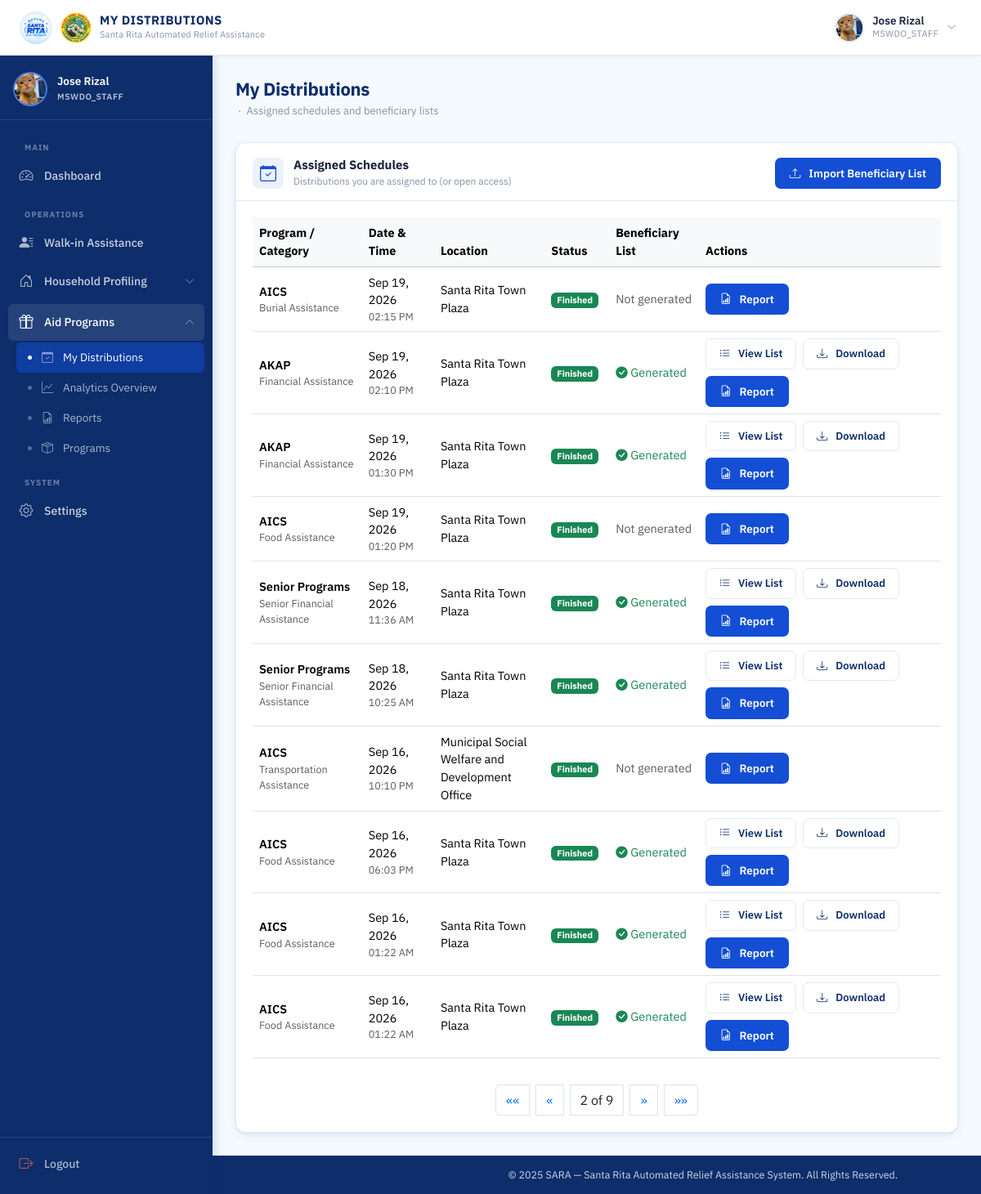
The app's page /staff/assigned-schedules/?page=2 (signed in), older data.
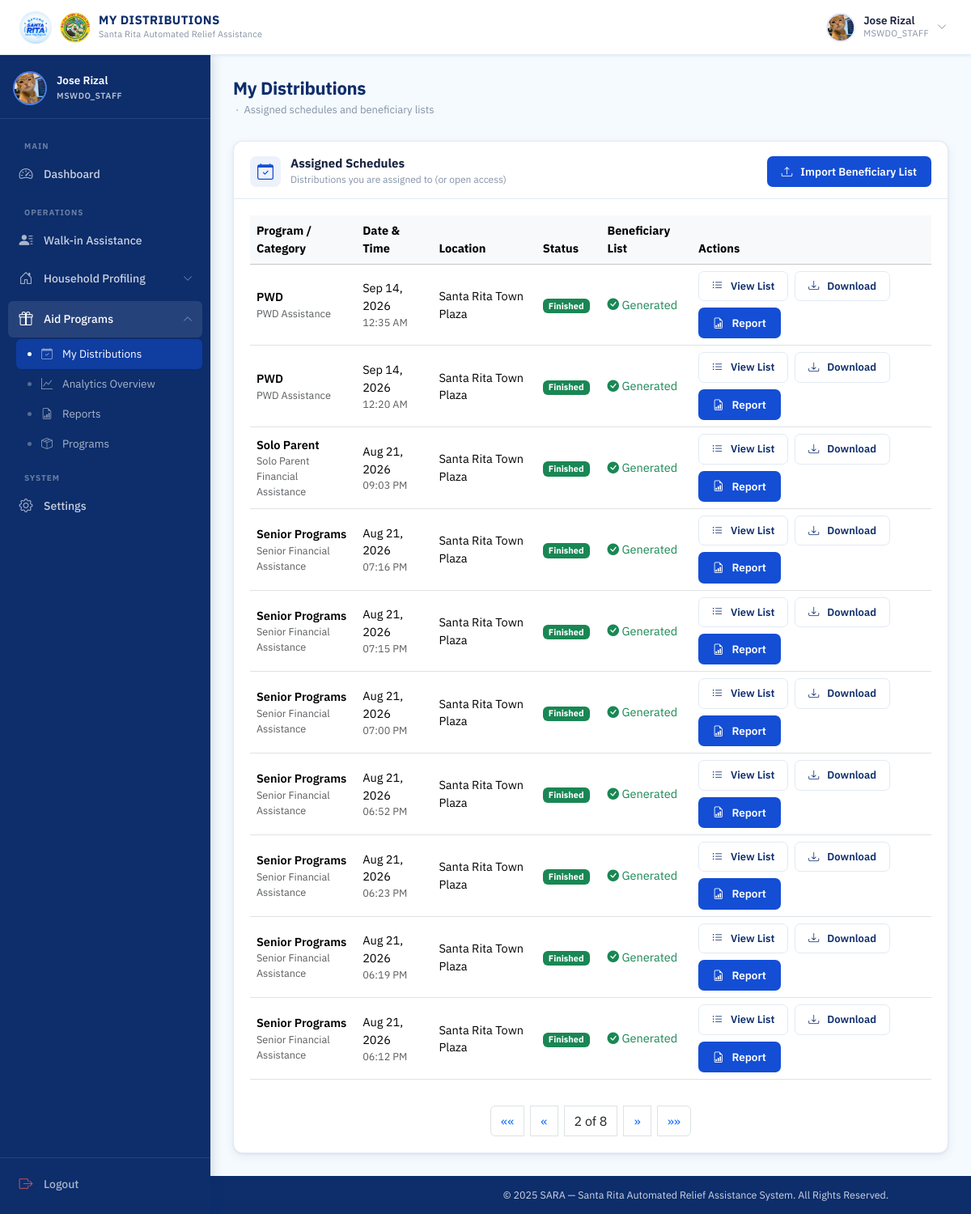
The same page, newer data.
### distribution/models.py (models this page shows, shortened)
class AidSchedule(models.Model):
    PRIORITIZATION_CHOICES = [
        ('LOWEST_INCOME_FIRST', 'Lowest Income First'),
        ('TYPHOON_PRIORITY', 'Typhoon/Vulnerability Priority'),
        ('DAYS_SINCE_LAST_ASSISTANCE', 'Longest Time Since Last Assistance'),
        ('SPECIAL_CATEGORY', 'Special Category (PWD/Senior/Solo Parent)'),
    ]
    assistance = models.ForeignKey(
        Assistance,
        on_delete=models.SET_NULL,
        null=True,
        blank=True,
        related_name='schedules'
    )
    budget = models.DecimalField(max_digits=12, decimal_places=2, default=0.00)
    per_beneficiary_amount = models.DecimalField(max_digits=10, decimal_places=2, default=0.00)
    prioritization_strategy = models.CharField(
        max_length=30,
        choices=PRIORITIZATION_CHOICES,
        default='LOWEST_INCOME_FIRST',
        help_text="Strategy used to rank eligible beneficiaries when generating the beneficiary list."
    )
    schedule_datetime = models.DateTimeField()
    is_finished = models.BooleanField(default=False)
    finished_at = models.DateTimeField(null=True, blank=True)
    finished_by = models.ForeignKey(settings.AUTH_USER_MODEL, on_delete=models.SET_NULL, null=True, related_name='+')
    finish_reason = models.CharField(
        max_length=20,
        choices=(('COMPLETED', 'All Beneficiaries Claimed'), ('FORCED', 'Manually Ended (Incomplete)'), ('CANCELLED', 'Cancelled'), ('OFFLINE', 'Offline Mode')),
        blank=True
    )
    location = models.CharField(max_length=255)
    location_lat = models.DecimalField(
        max_digits=10,
        decimal_places=7,
        null=True,
        blank=True,
        help_text="Latitude coordinate of the distribution location"
    )
    location_lng = models.DecimalField(
        max_digits=10,
        decimal_places=7,
        null=True,
        blank=True,
        help_text="Longitude coordinate of the distribution location"
    )
    barangay = models.ForeignKey(
        Barangay,
        on_delete=models.CASCADE,
        null=True,
        blank=True
    )
    is_active = models.BooleanField(default=True)
    created_at = models.DateTimeField(auto_now_add=True)
    created_by = models.ForeignKey(
        settings.AUTH_USER_MODEL,
        on_delete=models.SET_NULL,
        null=True,
        blank=True,
        related_name='created_schedules'
    )
    updated_at = models.DateTimeField(auto_now=True)
    last_edited_by = models.ForeignKey(
        settings.AUTH_USER_MODEL,
        on_delete=models.SET_NULL,
        null=True,
        blank=True,
        related_name='+'
    )

### programs/models.py (models this page shows, shortened)
class Assistance(models.Model):
    BENEFICIARY_TYPE = [
        ('individual', 'Individual'),
        ('family', 'Family'),
    ]
    AID_TYPE_CHOICES = (
        ('CASH', 'Cash Assistance'),
        ('GOODS', 'Goods-in-Kind (rice, noodles, canned goods, etc.)'),
    )
    PRIORITIZATION_CHOICES = (
        ('LOWEST_INCOME_FIRST', 'Lowest Income First'),
        ('TYPHOON_PRIORITY', 'Typhoon/Vulnerability Priority'),
        ('RANDOM', 'Random Among Eligible'),
    )
    program = models.ForeignKey(
        Program,
        on_delete=models.CASCADE,
        related_name='assistances'
    )
    aid_category = models.ForeignKey(
        AidCategory,
        on_delete=models.CASCADE,
        related_name='assistances'
    )
    beneficiary_type = models.CharField(
        max_length=20,
        choices=BENEFICIARY_TYPE,
        default='family'
    )
    prioritization_strategy = models.CharField(
        max_length=30, choices=PRIORITIZATION_CHOICES, default='LOWEST_INCOME_FIRST',
        help_text="How to rank eligible beneficiaries when there are more eligible than available slots."
    )
    aid_type = models.CharField(
        max_length=10, choices=AID_TYPE_CHOICES, default='CASH',
        help_text="Used by the Rotation Eligibility rule to alternate beneficiaries between cash and goods-based aid across distribution cycles."
    )
    minimum_age = models.PositiveIntegerField(
        null=True,
        blank=True,
        help_text="Leave blank if no age requirement."
    )
    requires_pwd = models.BooleanField(default=False)
    requires_solo_parent = models.BooleanField(default=False)
    requires_senior_citizen = models.BooleanField(default=False)
    is_active = models.BooleanField(default=True)
    created_at = models.DateTimeField(auto_now_add=True)
    class Meta:
        ordering = ['program', 'aid_category']
        unique_together = ('program', 'aid_category', 'beneficiary_type')

class Program(models.Model):
    name = models.CharField(max_length=100, unique=True)
    description = models.TextField(blank=True, null=True)
    is_active = models.BooleanField(default=True)
    is_emergency_program = models.BooleanField(default=False, help_text="Emergency programs bypass 90-day cooldown and rotation eligibility rules")
    allows_barangay_delegation = models.BooleanField(default=False, help_text="When enabled, MSWDO Admin can delegate barangay-scoped distributions to Barangay Admins")
    created_at = models.DateTimeField(auto_now_add=True)
    class Meta:
        ordering = ['name']

class AidCategory(models.Model):
    program = models.ForeignKey(
        Program,
        on_delete=models.CASCADE,
        related_name='aid_categories'
    )
    name = models.CharField(max_length=100)
    description = models.TextField(blank=True, null=True)
    is_active = models.BooleanField(default=True)
    class Meta:
        ordering = ['name']
        unique_together = ('program', 'name')

### distribution/views.py (the view)
# urls.py: path('staff/assigned-schedules/', views.staff_assigned_schedules, name='staff_assigned_schedules'),
@login_required
def staff_assigned_schedules(request):
    if request.user.role not in ('MSWDO_STAFF', 'BARANGAY'):
        return HttpResponseForbidden("Access Denied")
    from distribution.services import is_barangay_delegable
    from django.core.paginator import Paginator
    if request.user.role == 'MSWDO_STAFF':
        assigned_schedules_qs = AidSchedule.objects.filter(
            Q(assignments__staff=request.user) | Q(assignments__isnull=True)
        ).distinct().select_related(
            'assistance__program', 'assistance__aid_category'
        ).prefetch_related('assignments').order_by('-schedule_datetime')
    else:  # BARANGAY
        assigned_schedules_qs = AidSchedule.objects.filter(
            assignments__staff=request.user
        ).distinct().select_related(
            'assistance__program', 'assistance__aid_category'
        ).prefetch_related('assignments').order_by('-schedule_datetime')
    paginator = Paginator(assigned_schedules_qs, 10)
    page_number = request.GET.get('page', 1)
    page_obj = paginator.get_page(page_number)
    return render(request, 'distribution/staff_assigned_schedules.html', {
        'assigned_schedules': page_obj,
        'page_obj': page_obj,
        'is_barangay': request.user.role == 'BARANGAY',
    })

### accounts/context_processors.py (called while the page is built)
def auth_required(request):
    return {
        'requires_auth': request.user.is_authenticated
    }

def offline_sync_metadata(request):
    from distribution.models import OfflineSyncMetadata
    from django.conf import settings
    offline_mode = getattr(settings, 'OFFLINE_MODE', False)
    if request.user.is_authenticated and request.user.role == 'MSWDO_STAFF':
        latest_sync = OfflineSyncMetadata.get_latest_sync()
        return {
            'latest_sync': latest_sync,
            'OFFLINE_MODE': offline_mode,
        }
    return {
        'OFFLINE_MODE': offline_mode,
    }

def maptiler_api_key(request):
    from django.conf import settings
    return {
        'maptiler_api_key': getattr(settings, 'MAPTILER_API_KEY', '')
    }

### distribution/models.py (called while the page is built)
    @classmethod
    def get_latest_sync(cls):
        return cls.objects.order_by('-synced_at').first()

### distribution/templates/distribution/staff_assigned_schedules.html (shortened to what the changed rows need)
{% extends 'base.html' %}
{% load static %}
{% block css %}
<link rel="stylesheet" href="{% static 'css/mswdo_dashboard.css' %}">
{% endblock %}
{% block content %}
<div class="dash-page-header">
  <div>
    <h1 class="dash-page-title">My Distributions</h1>
  </div>
</div>
<div class="dash-panel">
  <div class="dash-panel__header">
    <div class="dash-panel__header-left">
      <div>
        <h2 class="dash-panel__title">Assigned Schedules</h2>
      </div>
    </div>
  </div>
  <div class="dash-panel__body">
    {% if assigned_schedules %}
    <div class="table-responsive">
      <table class="table table-hover align-middle">
        <thead class="table-light">
          <tr>
            <th style="width: 20%;">Program / Category</th>
            <th style="width: 15%;">Date & Time</th>
            <th style="width: 20%;">Location</th>
            <th style="width: 10%;">Status</th>
            <th style="width: 15%;">Beneficiary List</th>
            <th style="width: 20%;">Actions</th>
          </tr>
        </thead>
        <tbody>
          {% for schedule in assigned_schedules %}
          <tr>
            <td>
              <div class="fw-semibold">{{ schedule.assistance.program.name }}</div>
              <div class="text-muted small">{{ schedule.assistance.aid_category.name }}</div>
            </td>
            <td>
              <div>{{ schedule.schedule_datetime|date:"M d, Y" }}</div>
              <div class="text-muted small">{{ schedule.schedule_datetime|date:"h:i A" }}</div>
            </td>
            <td>{{ schedule.location }}</td>
            <td>
              {% if schedule.is_finished %}
                <span class="badge bg-success">Finished</span>
              {% elif schedule.is_cancelled %}
                <span class="badge bg-danger">Cancelled</span>
              {% else %}
                <span class="badge bg-primary">Active</span>
              {% endif %}
            </td>
            <td>
              {% if schedule.beneficiary_list %}
                <span class="text-success"><i class="bi bi-check-circle-fill"></i> Generated</span>
              {% else %}
                <span class="text-muted">Not generated</span>
              {% endif %}
            </td>
            <td>
              <div class="d-flex flex-wrap gap-2 align-items-start" style="min-width: 280px;">
                {% if schedule.beneficiary_list %}
                  <a href="{% url 'review_beneficiaries' schedule.id %}?from=staff_assigned_schedules" class="btn-sm btn-dash-outline text-nowrap">
                    <i class="bi bi-list-ul me-1"></i> View List
                  </a>
                  <a href="{% url 'download_beneficiary_backup' schedule.id %}" class="btn-sm btn-dash-outline text-nowrap" title="Download backup">
                    <i class="bi bi-download me-1"></i> Download
                  </a>
                {% endif %}
                {% if schedule.is_finished %}
                  <a href="{% url 'distribution_report' schedule.id %}" class="btn-sm btn-dash-primary text-nowrap">
                    <i class="bi bi-file-earmark-bar-graph me-1"></i> Report
                  </a>
                {% endif %}
              </div>
            </td>
          </tr>
          {% endfor %}
        </tbody>
      </table>
    </div>
    {% if page_obj.paginator.num_pages > 1 %}
    <nav aria-label="Page navigation" class="mt-3">
      <ul class="pagination justify-content-center" style="gap: 8px;">
        {% if page_obj.has_previous %}
        <li class="page-item">
          <a class="page-link pagination-btn" href="?page=1">&laquo;&laquo;</a>
        </li>
        <li class="page-item">
          <a class="page-link pagination-btn" href="?page={{ page_obj.previous_page_number }}">&laquo;</a>
        </li>
        {% else %}
        <li class="page-item disabled"><span class="page-link">&laquo;&laquo;</span></li>
        <li class="page-item disabled"><span class="page-link">&laquo;</span></li>
        {% endif %}
        <li class="page-item">
          <span class="page-link" style="background: none; border: 1px solid #dee2e6; color: #212529;">{{ page_obj.number }} of {{ page_obj.paginator.num_pages }}</span>
        </li>
        {% if page_obj.has_next %}
        <li class="page-item">
          <a class="page-link pagination-btn" href="?page={{ page_obj.next_page_number }}">&raquo;</a>
        </li>
        <li class="page-item">
          <a class="page-link pagination-btn" href="?page={{ page_obj.paginator.num_pages }}">&raquo;&raquo;</a>
        </li>
        {% else %}
        <li class="page-item disabled"><span class="page-link">&raquo;</span></li>
        <li class="page-item disabled"><span class="page-link">&raquo;&raquo;</span></li>
        {% endif %}
      </ul>
    </nav>
    {% endif %}
    {% endif %}
  </div>
</div>
{% endblock %}

Row changes from the older to the newer data that the page shows:
removed AidSchedule: assistance.program.name "AICS", assistance.aid_category.name "Burial Assistance", schedule_datetime "Sep 19, 2026", schedule_datetime "02:15 PM", location "Santa Rita Town Plaza", is_finished "Finished", shows "Not generated"
removed AidSchedule: assistance.program.name "AKAP", assistance.aid_category.name "Financial Assistance", schedule_datetime "Sep 19, 2026", schedule_datetime "02:10 PM", location "Santa Rita Town Plaza", is_finished "Finished", shows "Generated", shows "View List"
removed AidSchedule: assistance.program.name "AKAP", assistance.aid_category.name "Financial Assistance", schedule_datetime "Sep 19, 2026", schedule_datetime "01:30 PM", location "Santa Rita Town Plaza", is_finished "Finished", shows "Generated", shows "View List"
removed AidSchedule: assistance.program.name "AICS", assistance.aid_category.name "Food Assistance", schedule_datetime "Sep 19, 2026", schedule_datetime "01:20 PM", location "Santa Rita Town Plaza", is_finished "Finished", shows "Not generated"
removed AidSchedule: assistance.program.name "Senior Programs", assistance.aid_category.name "Senior Financial Assistance", schedule_datetime "Sep 18, 2026", schedule_datetime "11:36 AM", location "Santa Rita Town Plaza", is_finished "Finished", shows "Generated", shows "View List"
removed AidSchedule: assistance.program.name "Senior Programs", assistance.aid_category.name "Senior Financial Assistance", schedule_datetime "Sep 18, 2026", schedule_datetime "10:25 AM", location "Santa Rita Town Plaza", is_finished "Finished", shows "Generated", shows "View List"
removed AidSchedule: assistance.program.name "AICS", assistance.aid_category.name "Transportation Assistance", schedule_datetime "Sep 16, 2026", schedule_datetime "10:10 PM", location "Municipal Social Welfare and Development Office", is_finished "Finished", shows "Not generated"
removed AidSchedule: assistance.program.name "AICS", assistance.aid_category.name "Food Assistance", schedule_datetime "Sep 16, 2026", schedule_datetime "06:03 PM", location "Santa Rita Town Plaza", is_finished "Finished", shows "Generated", shows "View List"
removed AidSchedule: assistance.program.name "AICS", assistance.aid_category.name "Food Assistance", schedule_datetime "Sep 16, 2026", schedule_datetime "01:22 AM", location "Santa Rita Town Plaza", is_finished "Finished", shows "Generated", shows "View List"
removed AidSchedule: assistance.program.name "AICS", assistance.aid_category.name "Food Assistance", schedule_datetime "Sep 16, 2026", schedule_datetime "01:22 AM", location "Santa Rita Town Plaza", is_finished "Finished", shows "Generated", shows "View List"
now on this page (row unchanged): AidSchedule: assistance.program.name "PWD", assistance.aid_category.name "PWD Assistance", schedule_datetime "Sep 14, 2026", schedule_datetime "12:35 AM", location "Santa Rita Town Plaza", is_finished "Finished", shows "Generated", shows "View List"
now on this page (row unchanged): AidSchedule: assistance.program.name "PWD", assistance.aid_category.name "PWD Assistance", schedule_datetime "Sep 14, 2026", schedule_datetime "12:20 AM", location "Santa Rita Town Plaza", is_finished "Finished", shows "Generated", shows "View List"
now on this page (row unchanged): AidSchedule: assistance.program.name "Solo Parent", assistance.aid_category.name "Solo Parent Financial Assistance", schedule_datetime "Aug 21, 2026", schedule_datetime "09:03 PM", location "Santa Rita Town Plaza", is_finished "Finished", shows "Generated", shows "View List"
now on this page (row unchanged): AidSchedule: assistance.program.name "Senior Programs", assistance.aid_category.name "Senior Financial Assistance", schedule_datetime "Aug 21, 2026", schedule_datetime "07:16 PM", location "Santa Rita Town Plaza", is_finished "Finished", shows "Generated", shows "View List"
now on this page (row unchanged): AidSchedule: assistance.program.name "Senior Programs", assistance.aid_category.name "Senior Financial Assistance", schedule_datetime "Aug 21, 2026", schedule_datetime "07:15 PM", location "Santa Rita Town Plaza", is_finished "Finished", shows "Generated", shows "View List"
now on this page (row unchanged): AidSchedule: assistance.program.name "Senior Programs", assistance.aid_category.name "Senior Financial Assistance", schedule_datetime "Aug 21, 2026", schedule_datetime "07:00 PM", location "Santa Rita Town Plaza", is_finished "Finished", shows "Generated", shows "View List"
now on this page (row unchanged): AidSchedule: assistance.program.name "Senior Programs", assistance.aid_category.name "Senior Financial Assistance", schedule_datetime "Aug 21, 2026", schedule_datetime "06:52 PM", location "Santa Rita Town Plaza", is_finished "Finished", shows "Generated", shows "View List"
now on this page (row unchanged): AidSchedule: assistance.program.name "Senior Programs", assistance.aid_category.name "Senior Financial Assistance", schedule_datetime "Aug 21, 2026", schedule_datetime "06:23 PM", location "Santa Rita Town Plaza", is_finished "Finished", shows "Generated", shows "View List"
now on this page (row unchanged): AidSchedule: assistance.program.name "Senior Programs", assistance.aid_category.name "Senior Financial Assistance", schedule_datetime "Aug 21, 2026", schedule_datetime "06:19 PM", location "Santa Rita Town Plaza", is_finished "Finished", shows "Generated", shows "View List"
now on this page (row unchanged): AidSchedule: assistance.program.name "Senior Programs", assistance.aid_category.name "Senior Financial Assistance", schedule_datetime "Aug 21, 2026", schedule_datetime "06:12 PM", location "Santa Rita Town Plaza", is_finished "Finished", shows "Generated", shows "View List"
Text that changed along with them:
{{ page_obj.paginator.num_pages }}: "9" → "8"
